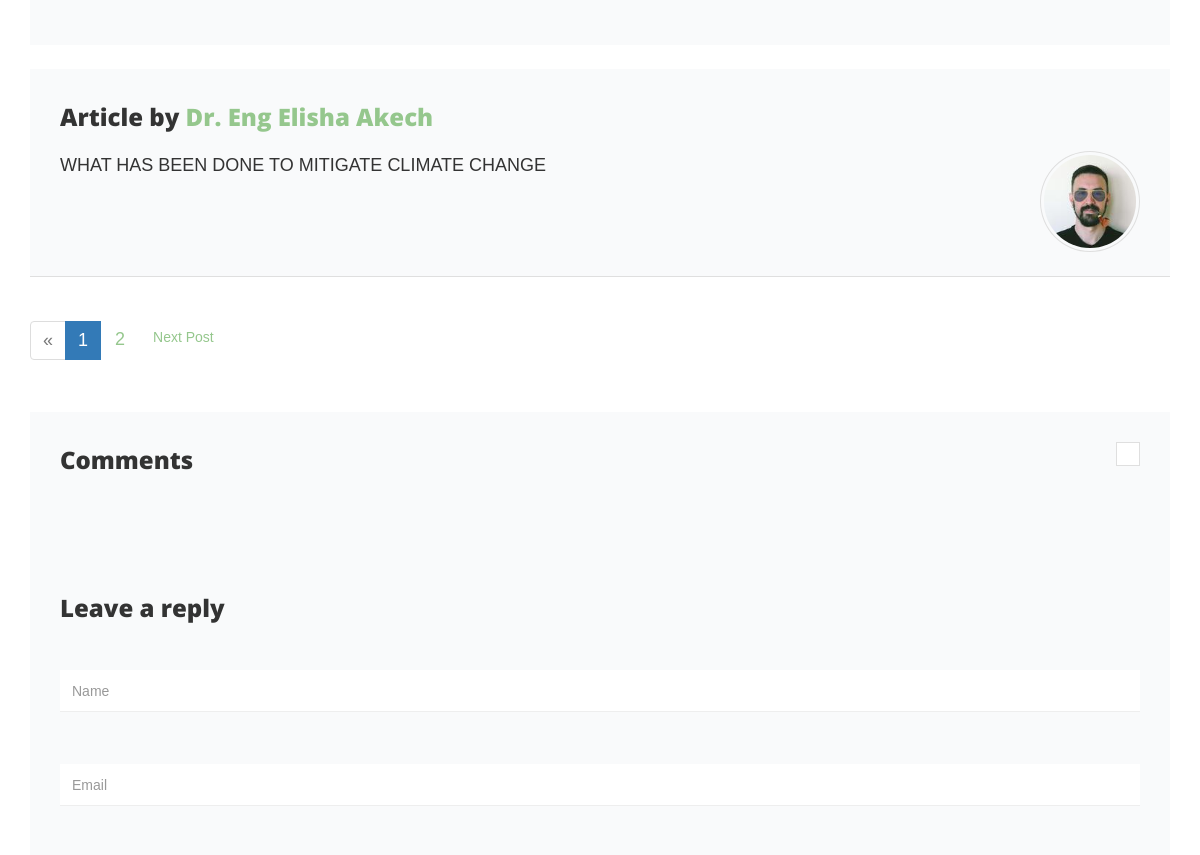
/ccsb/blog/ (middle part), run on an earlier commit of the app's database.
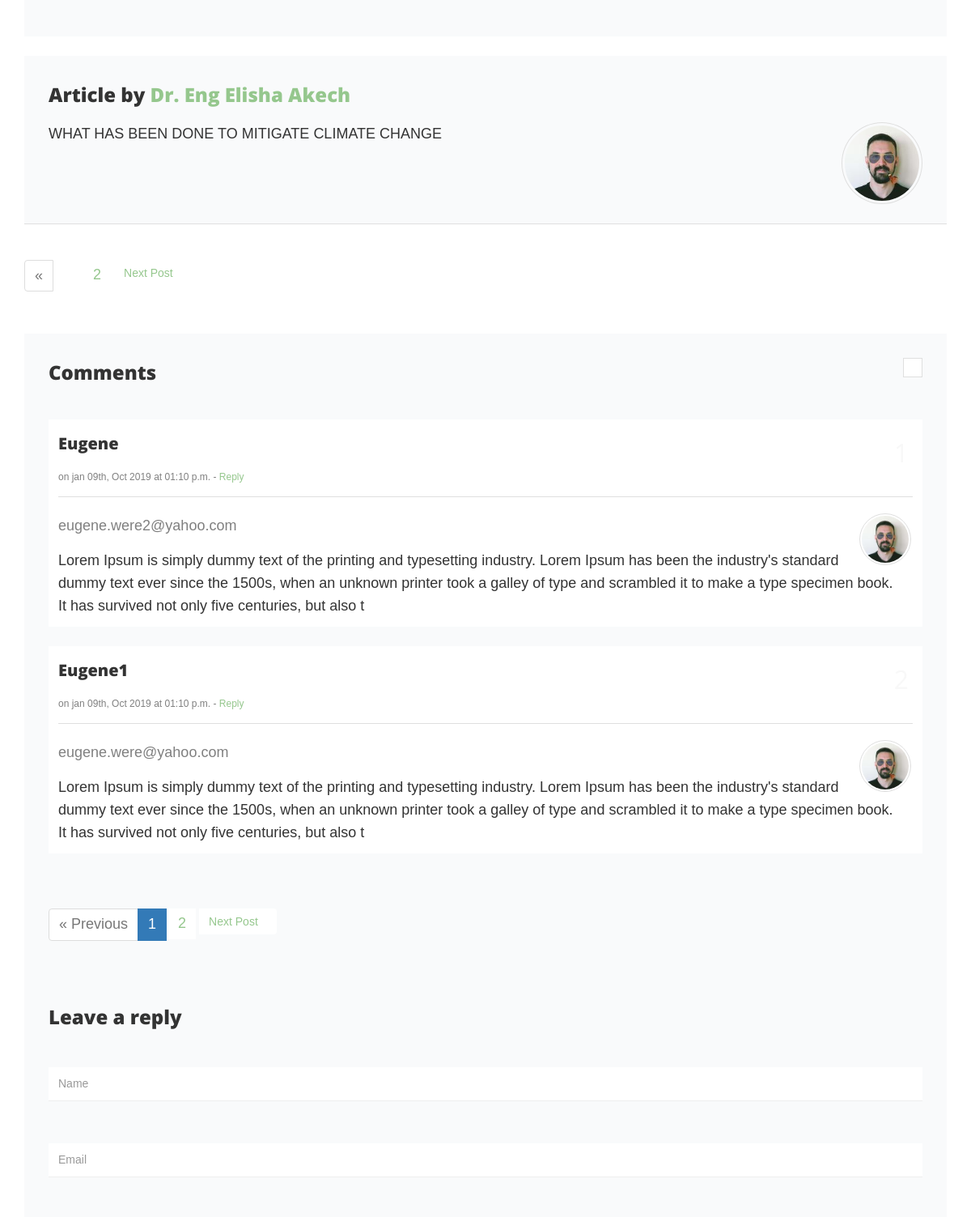
And on a later commit of the database.
### ccsbadmin/models.py (models this page shows, shortened)
class Blog(models.Model):
    blog_image = models.ImageField(upload_to='events', max_length=200, null=True, blank=True)  # height_field=None, width_field=None,
    blog_title = models.CharField(max_length=150, null=False, blank=False)
    blog_description = models.TextField()
    created_at = models.DateTimeField(auto_now_add=True)
    updated_at = models.DateTimeField(auto_now=True)

class Comment(models.Model):
    blog = models.ForeignKey(Blog, on_delete=models.CASCADE,null=False,blank=False)
    person_name = models.CharField(max_length=100,null=True, blank=True)
    person_email = models.CharField(max_length=100,null=False, blank=False)
    content = models.TextField()
    COMMENTSSTATUS = {
        ('READ','Read'),
        ('UNREAD','Unread'),
        ('TRASH', 'Trash'),
    }
    status = models.CharField(choices=COMMENTSSTATUS, default='UNREAD', max_length=100,null=False, blank=False)
    created_at = models.DateTimeField(auto_now_add=True)
    updated_at = models.DateTimeField(auto_now=True)

### ccsbviewers/views.py (the view)
# urls.py: 2. Add a URL to urlpatterns:  path('blog/', include('blog.urls'))
def blog(request):
    blogs = Blog.objects.all()
    comments = Comment.objects.order_by("-created_at")
    page = request.GET.get('page', 1)
    page2 = request.GET.get('page2', 1)
    paginator = Paginator(blogs, 1)
    paginator2 = Paginator(comments, 4)
    try:
        blogs = paginator.page(page)
        comments = paginator2.page(page2)
    except PageNotAnInteger:
        blogs = paginator.page(1)
        comments = paginator2.page(1)
    except EmptyPage:
        blogs = paginator.page(paginator.num_pages)
        comments = paginator2.page(paginator2.num_pages)
    context = {
        'blogs': blogs,
        'comments':comments,
        'title': 'Blog',
    }
    return render(request, 'normal/blog/blog.html', context)

### ccsbadmin/templatetags/callmethod.py (called while the page is built)
@register.filter(name='contacts')
def contacts(request):
    contact = Contact.objects.all()
    if contact is not None:
        return contact
    return False

### ccsbviewers/templates/normal/blog/blog.html (shortened to what this page needs)
{% extends 'normal/layout/ablayout.html' %}
{% load static %}
{% block content %}
        {% for blog in blogs %}
        <section class="section-content-block">
            <div class="container">
                <div class="row">
                    <div class="col-md-12 col-sm-12">
                        <article class="post single-post-inner">
                        </article>
                        <div class="article-author clearfix">
                            <div class="topic-bold-header clearfix">
                                <h4>Article by <a href="#">Dr. Eng Elisha Akech</a></h4>
                            </div>
                            <figure class="author-avatar">
                                <a href="#">
                                    <img src="../../static/images/user_1.jpg" alt="Avatar">
                                </a>
                            </figure>
                            <div class="about_author">
                                    {{ blog.blog_title }}
                            </div>
                        </div>
                        <div class="post-nav-section clearfix">
                            {% if blogs.has_other_pages %}
                              <ul class="pagination">
                                {% if blogs.has_previous %}
                                  <li class="page-item">
                                      <a class="btn btn-primary fr page-link" href="?page={{ blogs.previous_page_number }}"><i class="fa fa-angle-double-left"></i> Previous Post </a>
                                  </li>
                                {% else %}
                                  <li class="disabled"><span>&laquo;</span></li>
                                {% endif %}
                                {% for i in blogs.paginator.page_range %}
                                  {% if blogs.number == i %}
                                    <li class="active bg-success"><span>{{ i }} <span class="sr-only">(current)</span></span></li>
                                  {% else %}
                                    <li><a class="bg-success" href="?page={{ i }}">{{ i }}</a></li>
                                  {% endif %}
                                {% endfor %}
                                {% if blogs.has_next %}
                                  <li class="page-item">
                                        <a class="btn btn-primary page-link" href="?page={{ blogs.next_page_number }}"> Next Post<i class="fa fa-angle-double-right"></i></a>
                                  </li>
                                {% else %}
                                  <li class="disabled"><span>&raquo;</span></li>
                                {% endif %}
                              </ul>
                            {% endif %}
                        </div>
                        <div class="comments-area" id="comments">
                            <a href="#respond" class="article-add-comments"><i class="fa fa-plus"></i></a>
                            <div class="topic-bold-header clearfix">
                                <h4 class="text-capitalize">comments</h4>
                            </div>
                                    <ol class="commentslist">
                                        {% for comment in comments %}
                                            {% if blog.id == comment.blog.id %}
                                                <li>
                                                    <article class="clearfix">
                                                        <header>
                                                            <h5><a class="text-capitalize" href="#">{{comment.person_name}}</a></h5>
                                                            <p><span>on jan {{ comment.created_at|date:"d" }}th, {{ comment.created_at|date:"M" }} {{ comment.created_at|date:"Y" }} at {{ comment.created_at|date:"h:m a" }} - </span><a href="#">Reply</a></p>
                                                        </header>
                                                        <figure class="comment-avatar">
                                                            <a href="#">
                                                                <img src="images/user_1.jpg" alt="Avatar">
                                                            </a>
                                                        </figure>
                                                        <p class="waiting-moderation">
                                                            {{comment.person_email}}
                                                        </p>
                                                        <div class="comment_text">
                                                            {{comment.content}}
                                                        </div>
                                                    </article>
                                                </li>
                                            {% endif %}
                                        {% endfor %}
                                    </ol>
                            <div class="comments-nav-section clearfix">
                                {% if comments.has_other_pages %}
                                  <ul class="pagination">
                                    {% if comments.has_previous %}
                                      <li class="page-item">
                                          <a class="btn btn-primary fr page-link" href="?page={{ comments.previous_page_number }}"><i class="fa fa-angle-double-left"> Previous Post </i></a>
                                      </li>
                                    {% else %}
                                      <li class="disabled"><span>&laquo; Previous </span></li>
                                    {% endif %}
                                    {% for i in comments.paginator.page_range %}
                                      {% if comments.number == i %}
                                        <li class="active bg-success"><span>{{ i }} <span class="sr-only">(current)</span></span></li>
                                      {% else %}
                                        <li><a class="bg-success" href="?page={{ i }}">{{ i }}</a></li>
                                      {% endif %}
                                    {% endfor %}
                                    {% if comments.has_next %}
                                      <li class="page-item">
                                            <a class="btn btn-primary page-link" href="?page={{comments.next_page_number }}"> Next Post<i class="fa fa-angle-double-right"></i></a>
                                      </li>
                                    {% else %}
                                      <li class="disabled"><span>Next &raquo;</span></li>
                                    {% endif %}
                                  </ul>
                                {% endif %}
                            </div>
                            <div id="respond">
                                <div class="topic-bold-header clearfix">
                                    <h4>Leave a reply</h4>
                                </div>
                                <form role="form" action="{% url 'CCSB:addblogComment' %}" method="post" id="comment-form">
                                    <div class="form-group">
                                        <input name="person_name" type="text" class="form-control" id="author" placeholder="Name">
                                    </div>
                                    <div class="form-group">
                                        <input name="person_email" type="email" class="form-control" id="email" placeholder="Email">
                                    </div>
                                    <div class="form-group">
                                    </div>
                                </form>
                            </div>
                        </div>
                    </div>
                </div>
            </div>
        </section>
        {% endfor %}
          {% endblock %}

### ccsbviewers/templates/normal/layout/ablayout.html (shortened to what this page needs)
<!DOCTYPE html>
{% load static %}
{% load callmethod %}
 <html lang="en">
<head>
        <link rel="stylesheet" href="{% static 'css/bootstrap.min.css' %}" />
        <link href="{% static 'css/font-awesome.min.css' %}" rel="stylesheet" type="text/css" >
        <link href="{% static 'css/animate.css' %}" rel="stylesheet" type="text/css" >
        <link href="{% static 'css/owl.carousel.css' %}" rel="stylesheet" type="text/css" >
        <link href="{% static 'css/venobox.css' %}" rel="stylesheet" type="text/css" >
        <link rel="stylesheet" href="{% static 'css/styles.css' %}" />
    </head>
    <body style="scroll-behavior: smooth">
        {% block content %}
        {% endblock content %}
    </body>
</html>

What changed in the data, as far as the page shows it:
shown differently, row unchanged: Blog "WHAT HAS BEEN DONE TO MITIGATE CLIMATE CHANGE": now shows "« Previous Next Post"
added Comment: person_name "Eugene", created_at "09", created_at "Oct", created_at "2019", created_at "01:10 p.m.", person_email "eugene.were2@yahoo.com", content "Lorem Ipsum is simply dummy text of the printing and typesetting industry. Lorem Ipsum has been the industry's standard dummy text ever since the 1500s, when an unknown printer took a galley of type and scrambled it to make a type specimen book. It has survived not only five centuries, but also t"
added Comment: person_name "Eugene1", created_at "09", created_at "Oct", created_at "2019", created_at "01:10 p.m.", person_email "eugene.were@yahoo.com", content "Lorem Ipsum is simply dummy text of the printing and typesetting industry. Lorem Ipsum has been the industry's standard dummy text ever since the 1500s, when an unknown printer took a galley of type and scrambled it to make a type specimen book. It has survived not only five centuries, but also t"
Also different on the page:
new list line: "1"
new list line: "2"
list line gone: "1"
